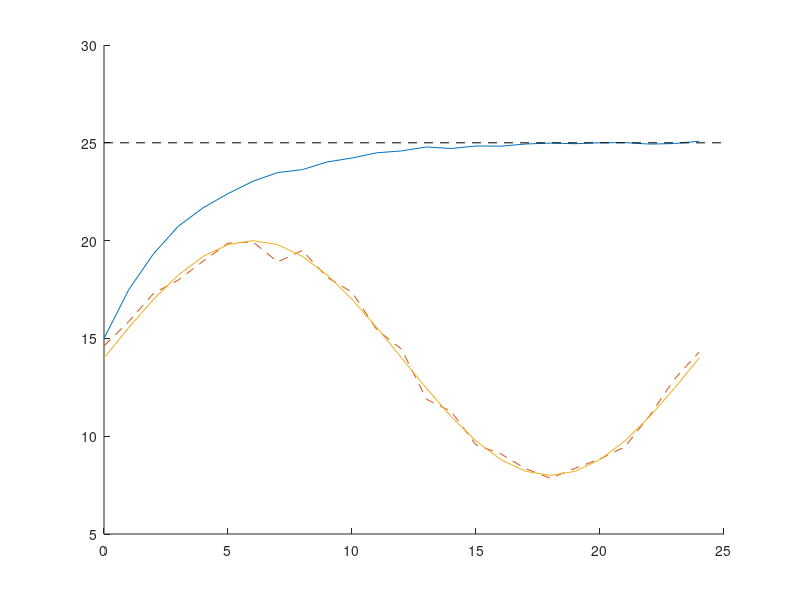

Source code (MATLAB):

t = 0:1:24; % tijd in uren
T_wanted = 25; %disired temperaturen in degrees
T_predict = 6 * sin(2 * pi * t/ 24) + 14 ;%temperature prediction
T_amb = T_predict .* (0.95 + 0.1 * rand(1,length (t))); % real outside temperature
T_kas = zeros(1,length(t)); % zeros array for tempetauture in greenhouse
T_kas(1) = 15; %initial temperature in greenhouse
h_buiten = 100;
h_binnen = 100;
k_wall = 5.7;
A = 30;
cp = 718;
rho = 1.29;
V = 60;
m = rho * V;
d_wall = 5 * 10-3;
R_wall = 1/h_buiten + d_wall/k_wall + 1/h_binnen;
Q_heat = - A * (T_predict - T_wanted) / R_wall; %added heat based on predicted outside temperature nd disired

for i = 1:(length(t)-1)
    Q(i) = A * (T_amb(i) - T_kas(i)) / R_wall + Q_heat(i);
    T_kas(i + 1) = T_kas(i) + Q(i) * 60^2 / (m * cp );
end
hold on
plot(t, T_kas)
plot(t, T_amb,'--')
plot(t, T_predict,'-')
plot([0, 25], [T_wanted, T_wanted],'k--')
